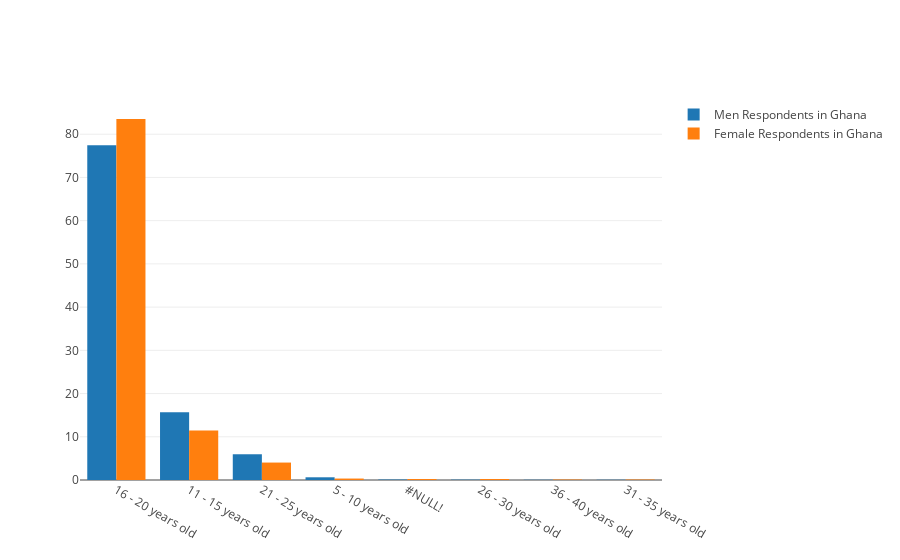
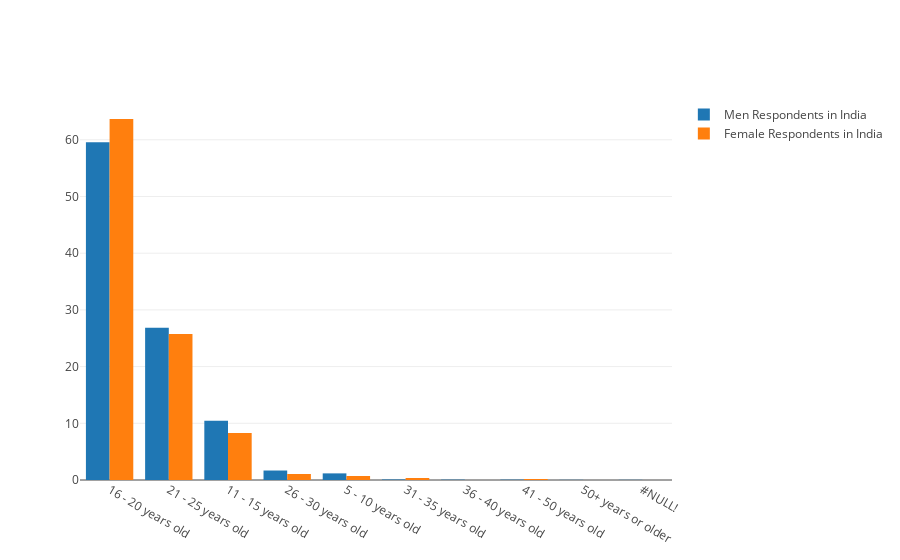
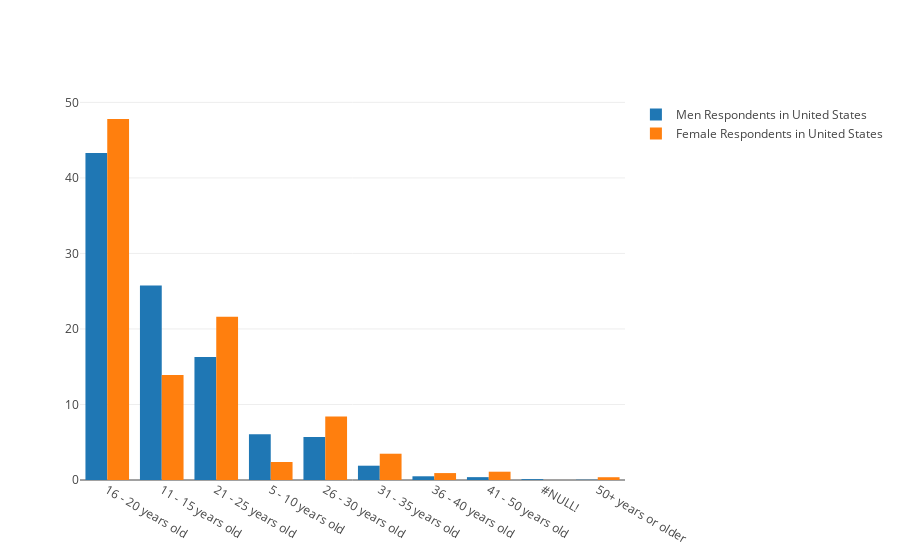

Here is the notebook cell these charts were saved with, in order:
### Code cell
df_men_c = [0,0,0]
df_women_c = [0,0,0]
count = 0
for i in focus_country.head(3).index : 
    df_men_c[count] = df_men[df_men['CountryNumeric'] == i]
    df_women_c[count] = df_women[df_women['CountryNumeric'] == i]
    print('N° of Male respondents for '+ i + ' is : '+ str(df_men_c[count].shape[0]))
    print('N° of Female respondents for '+ i + ' is : '+ str(df_women_c[count].shape[0]))
    
    trace1 = go.Bar( 
    x=df_men_c[count]['q1AgeBeginCoding'].value_counts().index.tolist(),
    y=np.multiply(np.divide(df_men_c[count]['q1AgeBeginCoding'].value_counts().tolist(),np.sum(df_men_c[count]['q1AgeBeginCoding'].value_counts().tolist())).tolist(),100).tolist(),
    name='Men Respondents in '+i
    )
    trace2 = go.Bar(
    x=df_women_c[count]['q1AgeBeginCoding'].value_counts().index.tolist(),
    y=np.multiply(np.divide(df_women_c[count]['q1AgeBeginCoding'].value_counts().tolist(),np.sum(df_women_c[count]['q1AgeBeginCoding'].value_counts().tolist())).tolist(),100).tolist(),
    name='Female Respondents in '+i
    )

    data = [trace1, trace2]
    layout = go.Layout(
        barmode='group'
    )

    fig = go.Figure(data=data, layout=layout)
    py.iplot(fig, filename='grouped-bar')
    count = count + 1

### Figure 1 — Plotly figure (JSON) as saved in the notebook; plotly's stock layout.template omitted (floating-point values rounded to 4 significant figures)
{"data": [{"name": "Men Respondents in Ghana", "type": "bar", "x": ["16 - 20 years old", "11 - 15 years old", "21 - 25 years old", "5 - 10 years old", "#NULL!", "26 - 30 years old", "36 - 40 years old", "31 - 35 years old"], "y": [77.44, 15.67, 5.954, 0.6268, 0.114, 0.08547, 0.05698, 0.05698]}, {"name": "Female Respondents in Ghana", "type": "bar", "x": ["16 - 20 years old", "11 - 15 years old", "21 - 25 years old", "5 - 10 years old", "26 - 30 years old", "#NULL!", "36 - 40 years old", "31 - 35 years old"], "y": [83.52, 11.43, 4.036, 0.3363, 0.2242, 0.2242, 0.1121, 0.1121]}], "layout": {"barmode": "group"}}

### Figure 2 — Plotly figure (JSON) as saved in the notebook; plotly's stock layout.template omitted (floating-point values rounded to 4 significant figures)
{"data": [{"name": "Men Respondents in India", "type": "bar", "x": ["16 - 20 years old", "21 - 25 years old", "11 - 15 years old", "26 - 30 years old", "5 - 10 years old", "31 - 35 years old", "36 - 40 years old", "41 - 50 years old", "50+ years or older", "#NULL!"], "y": [59.55, 26.87, 10.45, 1.674, 1.168, 0.09473, 0.06315, 0.06315, 0.03158, 0.03158]}, {"name": "Female Respondents in India", "type": "bar", "x": ["16 - 20 years old", "21 - 25 years old", "11 - 15 years old", "26 - 30 years old", "5 - 10 years old", "31 - 35 years old", "41 - 50 years old"], "y": [63.67, 25.75, 8.289, 1.058, 0.7055, 0.3527, 0.1764]}], "layout": {"barmode": "group"}}

### Figure 3 — Plotly figure (JSON) as saved in the notebook; plotly's stock layout.template omitted (floating-point values rounded to 4 significant figures)
{"data": [{"name": "Men Respondents in United States", "type": "bar", "x": ["16 - 20 years old", "11 - 15 years old", "21 - 25 years old", "5 - 10 years old", "26 - 30 years old", "31 - 35 years old", "36 - 40 years old", "41 - 50 years old", "#NULL!", "50+ years or older"], "y": [43.3, 25.76, 16.29, 6.061, 5.682, 1.894, 0.4924, 0.3788, 0.1136, 0.03788]}, {"name": "Female Respondents in United States", "type": "bar", "x": ["16 - 20 years old", "21 - 25 years old", "11 - 15 years old", "26 - 30 years old", "31 - 35 years old", "5 - 10 years old", "41 - 50 years old", "36 - 40 years old", "50+ years or older"], "y": [47.8, 21.61, 13.92, 8.425, 3.48, 2.381, 1.099, 0.9158, 0.3663]}], "layout": {"barmode": "group"}}
